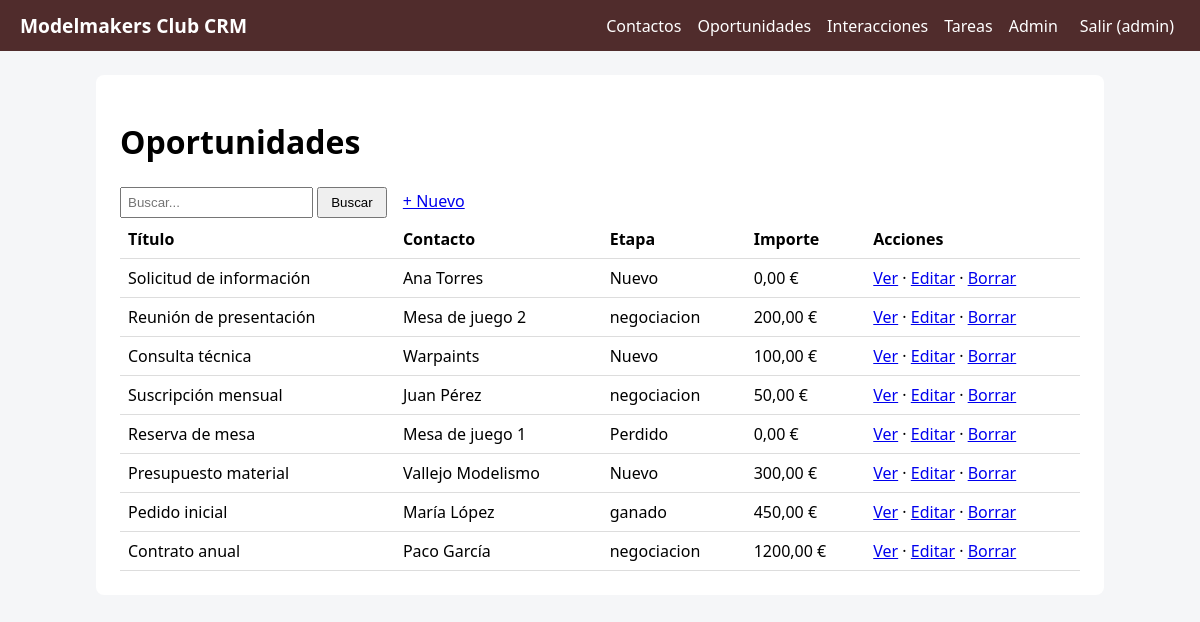
The page /oportunidades/ (signed in) on the database its author committed.
### oportunidades/models.py (models this page shows, shortened)
class Oportunidad(models.Model):
    ETAPAS = [
        ('nuevo', 'Nuevo'),
        ('contactado', 'Contactado'),
        ('en_proceso', 'En proceso'),
        ('fidelizado', 'Fidelizado'),
        ('perdido', 'Perdido')
    ]
    titulo = models.CharField(max_length=150)
    contacto = models.ForeignKey(
        'contactos.Contacto',
        on_delete=models.CASCADE,
        related_name='oportunidades'
    )
    etapa = models.CharField(max_length=20, choices=ETAPAS, default='nuevo')
    importe = models.DecimalField(
        max_digits=10,
        decimal_places=2,
        default=0
    )
    cierre_previsto = models.DateField(null=True, blank=True)
    class Meta:
        ordering = ['-id']
        verbose_name_plural = 'oportunidades'

### contactos/models.py (models this page shows)
class Contacto(models.Model):
    TIPOS = [
        ('socio', 'Socio'),
        ('jugador', 'Jugador Habitual'),
        ('modelista','Pintor / Modelista'),
        ('proveedor', 'Proveedor / Marca'),
        ('cliente', 'Cliente casual'),
        ('mesa', "Mesa de juego"),
        ('otro','Otro')
    ]
    nombre = models.CharField(max_length=120)                        # Texto corto. max_length es OBLIGATORIO
    tipo = models.CharField(max_length=20, choices=TIPOS, default='cliente')  # choices -> desplegable en formularios
    email = models.EmailField(blank=True)                            # blank=True -> se puede dejar vacío
    telefono = models.CharField(max_length=30, blank=True)           # Teléfono como texto (admite +34, espacios)
    notas = models.TextField(blank=True, max_length=500)             # Texto largo
    creado = models.DateTimeField(auto_now_add=True)                 # auto_now_add -> fecha de creación automática
    cuota_mensual = models.BooleanField(default=False, verbose_name="Cuota mensual", help_text="Marca si el socio ha pagado la mensualidad de la asociación")  # Booleano con etiqueta y ayuda
    sistema_preferido = models.CharField(max_length=100, blank=True, verbose_name="Sistema de juego preferido", help_text="P.ej. Warhammer 40k, Age of Sigmar, Star Wars X-Wing, etc.")  # Campo adicional para el sistema de juego preferido
    class Meta:
        ordering = ['nombre']              # Orden por defecto. '-campo' = descendente
    def __str__(self):
        return self.nombre                 # Cómo se muestra el objeto en admin, desplegables, títulos

### oportunidades/views.py (the view)
# urls.py: path('', views.index, name='index'),                          # /contactos/
@login_required
def index(request):
    q = request.GET.get('q', '').strip()
    objetos = Oportunidad.objects.all()
    if q:
        objetos = objetos.filter(titulo__icontains=q)
    return render(
        request,
        'oportunidades/lista.html',
        {'objetos': objetos, 'q': q}
    )

### core/context_processors.py (called while the page is built)
def crm(request):
    return {
        'NOMBRE_CRM': settings.NOMBRE_CRM,
        'COLOR': settings.COLOR_PRINCIPAL,
        'modulos': [{'nombre': m.capitalize(), 'url': f'{m}:index'} for m in settings.MODULOS_CRM],
    }

### oportunidades/templates/oportunidades/lista.html (shortened to what this page needs)
{% extends 'core/base.html' %}
{% block content %}
<h1>Oportunidades</h1>
<form method="get">
 <input name="q" value="{{ q }}" placeholder="Buscar...">
 <button>Buscar</button>
 <a class="btn" href="{% url 'oportunidades:crear' %}">+ Nuevo</a>
</form>
<table>
 <tr><th>Título</th><th>Contacto</th><th>Etapa</th><th>Importe</th><th>Acciones</th></tr>
 {% for o in objetos %}
 <tr><td>{{ o.titulo }}</td><td>{{ o.contacto }}</td><td>{{ o.get_etapa_display }}</td><td>{{ o.importe }} €</td>
  <td><a href="{% url 'oportunidades:detalle' o.pk %}">Ver</a> ·
      <a href="{% url 'oportunidades:editar' o.pk %}">Editar</a> ·
      <a href="{% url 'oportunidades:borrar' o.pk %}">Borrar</a></td></tr>
 {% empty %}<tr><td colspan="5">No hay datos todavía.</td></tr>
 {% endfor %}
</table>
{% endblock %}

### core/templates/core/base.html (shortened to what this page needs)
<!doctype html>
<html lang="es"><head><meta charset="utf-8">
</head>
<body>
<nav>
 <a class="marca" href="{% url 'inicio' %}">{{ NOMBRE_CRM }}</a>
 {% for m in modulos %}<a href="{% url m.url %}">{{ m.nombre }}</a>{% endfor %}
 {% if user.is_staff %}<a href="/admin/">Admin</a>{% endif %}
 {% if user.is_authenticated %}
  <form method="post" action="{% url 'logout' %}" style="margin:0">{% csrf_token %}<button>Salir ({{ user.username }})</button></form>
 {% endif %}
</nav>
<main>
 {% block content %}{% endblock %}
</main>
</body></html>

### rows shown on the page
Oportunidad: titulo "Solicitud de información", contacto "Ana Torres", etapa "Nuevo", importe "0,00"
Oportunidad: titulo "Reunión de presentación", contacto "Mesa de juego 2", etapa "negociacion", importe "200,00"
Oportunidad: titulo "Consulta técnica", contacto "Warpaints", etapa "Nuevo", importe "100,00"
Oportunidad: titulo "Suscripción mensual", contacto "Juan Pérez", etapa "negociacion", importe "50,00"
Oportunidad: titulo "Reserva de mesa", contacto "Mesa de juego 1", etapa "Perdido", importe "0,00"
Oportunidad: titulo "Presupuesto material", contacto "Vallejo Modelismo", etapa "Nuevo", importe "300,00"
Oportunidad: titulo "Pedido inicial", contacto "María López", etapa "ganado", importe "450,00"
Oportunidad: titulo "Contrato anual", contacto "Paco García", etapa "negociacion", importe "1200,00"

### other values the page prints
{{ NOMBRE_CRM }} "Modelmakers Club CRM"
{{ m.nombre }} "Contactos" "Oportunidades" "Interacciones" "Tareas"
{{ user.username }} "admin"
